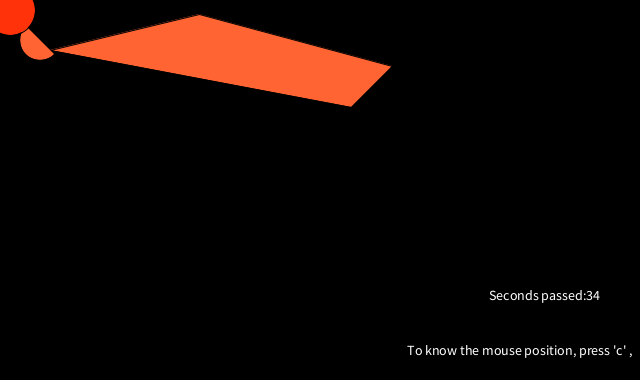
Frame 1 (no input)
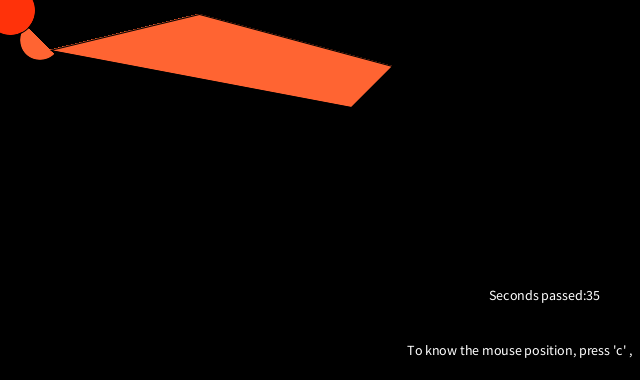
Frame 60 (the mouse pressed at the canvas centre just before this capture)
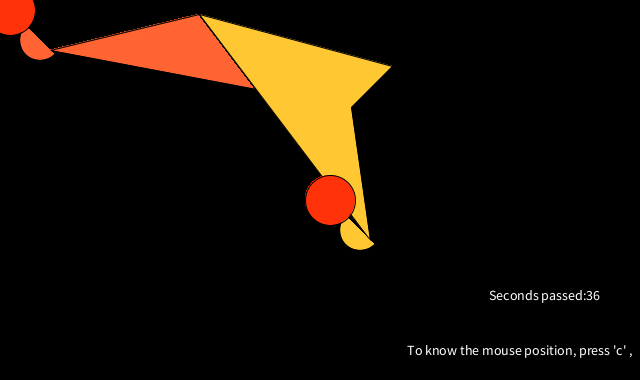
Frame 120 (the mouse held since frame 60 and released just before this capture)

The Processing sketch that drew these frames (run headless with seeded random() and noise(); from frame 60 on, the mouse is pressed at the canvas centre):

// Processing sketch: Assignment1_Java
// ── Assignment1_Java.pde
int value = 255;
int position_x = 0;
int position_y = 0;
int counter = 0;
String stat_1 = "To know the mouse position, press 'c'";
String stat_2 = "";
PGraphics art, text;

void setup() {
  size(640,380);
  frameRate(60);
  //create Off Screen graphics (holding layers in "cloud")
  art = createGraphics(width, height);
  text = createGraphics(width, height);
  
  //draw black background once
  art.beginDraw();
  art.background(0);
  art.endDraw();
}

void draw() {
  //draw art on layer off screen
  art.beginDraw();
  if (mousePressed) {
    art.fill(255, 200, 50);
    
  } else {
    art.fill(255, 100, 50);
  }
  
  art.quad(mouseX+50, mouseY+50, 199, 14, 392, 66, 351, 107);
  
  art.arc(mouseX+40, mouseY+40, 40, 40, QUARTER_PI, PI+QUARTER_PI);
  
  art.fill(value, 50, 10);
  art.circle(mouseX+10, mouseY+10, 50);
  art.endDraw(); //stop drawing on layer
  
  
  keyTyped();
  text.beginDraw();
  text.clear();
  text.fill(255);
  text.textSize(14);
  text.textAlign(RIGHT);
  text.text(stat_1 + " , " + stat_2, 635, 355);
  int s = second();  // Values from 0 - 59
  text.text("Seconds passed:" + s,600,300);
  text.endDraw();
  
  //draw layers on visible canvas in top left corner (origin)
  image(art, 0, 0);
  image(text, 0, 0);
}
  
void keyPressed() {
  if (value==255) {
    value = 50;
  } else {
    value = 255;
  }
}

void keyTyped() {
  if (key=='c') {
    position_x = mouseX;
    position_y = mouseY;
    stat_1 = "Mouse position: " + Integer.toString(position_x);
    stat_2 = Integer.toString(position_y);
  }
}
  
